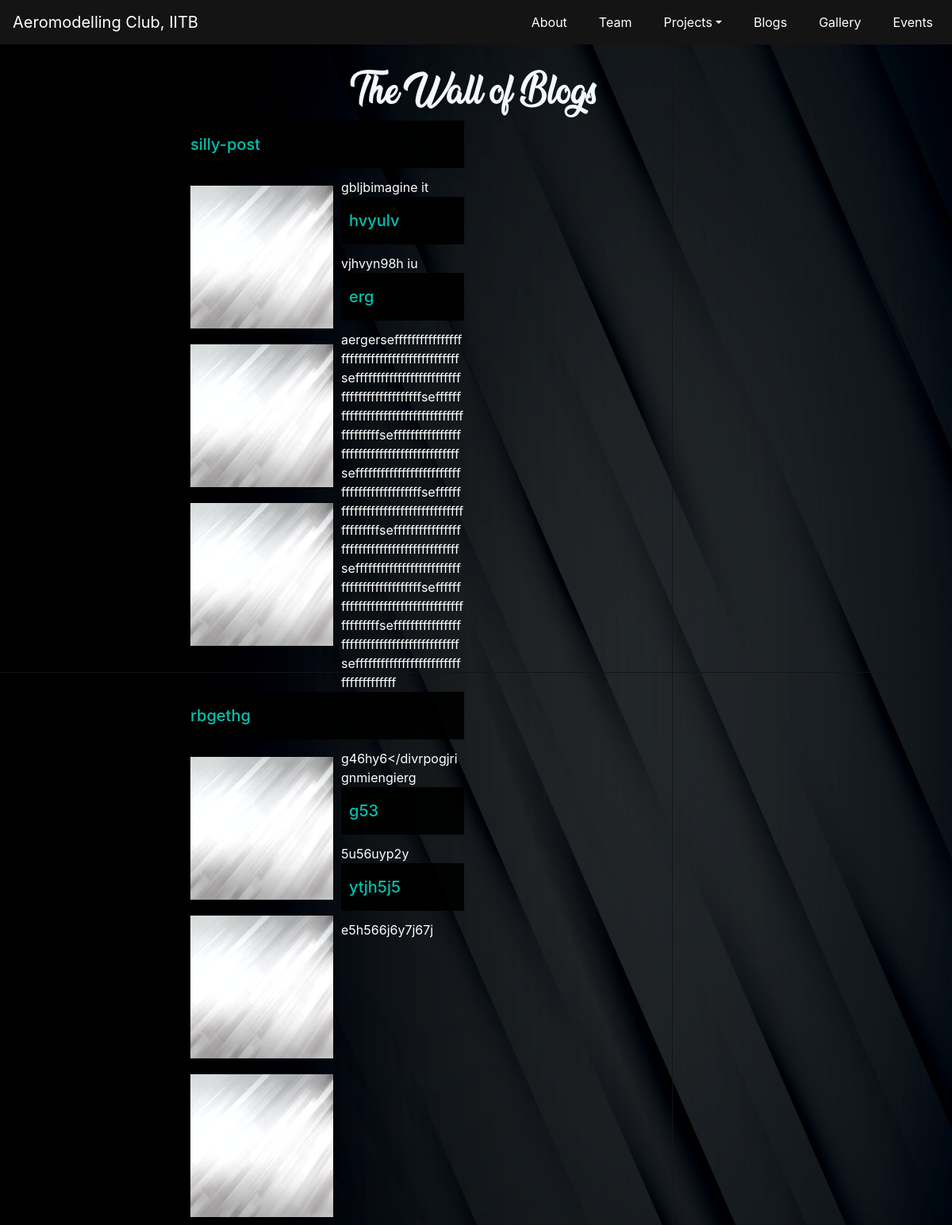
The app's page /blogs/ with its own data.
### aero/models.py (models this page shows)
class Blog(models.Model):
	title = models.CharField(max_length=30)
	content = models.TextField(max_length=500)
	paragraph1 = models.TextField()
	paragraph2 = models.TextField()
	paragraph3 = models.TextField()
	paragraph4 = models.TextField()
	paragraph5 = models.TextField()
	img = models.ImageField(upload_to = "images/")
	author = models.CharField(max_length=100)

### aero/views.py (the view)
# urls.py: url(r'blogs/$',views.blogs, name='blogs'),
def blogs(request):
    blogs = Blog.objects.all()
    return render(request, 'aero/blogs/allblogs.html', {'blogs':blogs})

### aero/templates/aero/blogs/allblogs.html (shortened to what this page needs)
{%load static%}
<html>
<head>
  <link rel="stylesheet" href="https://stackpath.bootstrapcdn.com/bootstrap/4.5.0/css/bootstrap.min.css">
    <link rel="stylesheet" href = "../../../static/aero/css/nav.css">
    <link rel="stylesheet" href = "../../../static/aero/css/blog.css">
</head>
<img src  = "../../../static/aero/css/images/blogbg.jpg" style = "width: 100%; height:100%; z-index: -999; position: fixed;">
<body class="background" >
  <nav class="navbar navbar-expand-lg navbar-dark bg-dark sticky-top">
    <a class="navbar-brand">Aeromodelling Club, IITB</a>
    <div class="navbar-collapse collapse" id="navbarsExample">
        <ul class="navbar-nav ml-auto">
            <li class="nav-item active">
                <a class="nav-link" href="#">About</a>
            </li>
            <li class="nav-item">
                <a class="nav-link" href="#">Team</a>
            </li>
            <li class="nav-item dropdown">
                <a class="nav-link dropdown-toggle" href="#" id="dropdown03" data-toggle="dropdown"
                    aria-haspopup="true" aria-expanded="false">Projects</a>
            </li>
            <li class="nav-item">
                <a class="nav-link" href="#">Blogs</a>
            </li>
            <li class="nav-item">
                <a class="nav-link" href="#">Gallery<span class="sr-only">(current)</span></a>
            </li>
            <li class="nav-item">
                <a class="nav-link" href="#">Events</a>
            </li>
        </ul>
    </div>
</nav>
<div class = "text-center">
        	<h1 class = "blogwall" style = "margin-top:40px; ">The Wall of Blogs</h1>
</div>
<div class = "container-fluid">
	<div class = "row">
	<div class = "col-2"></div>
	<div class = "col-8">
		{%for blog in blogs%}
		<div class = "col-lg-6">
				<div class = "card-body">
				<h5 class="card-title">{{ blog.title }}</h5>
				<img src="../../../static/aero/css/images/noimage.jpg" style = "height:15vw;width:15vw;float:left;clear:right;margin:10px;">
				<p class = "card-text" style="overflow:hidden; word-wrap: break-word;">
				{{ blog.author }}{{ blog.content}}</p>
				</div>
				</div>
		{%endfor%}
	</div>
	</div>
</div>
</body>
</html>

### aero/static/aero/css/nav.css (style rules this page uses)
.navbar { background-color: #141414 !important; }
.navbar .navbar-brand { color: white; transition-property: all !important; transition-duration: 0.4s !important; transition-timing-function: ease-in-out !important; }
.navbar .navbar-nav li a { color:white !important; margin-left: 2vw !important; transition-property: all !important; transition-duration: 0.4s !important ; transition-timing-function: ease-in-out; }

### aero/static/aero/css/blog.css (style rules this page uses)
.blogwall { font-family: wallblog; }
h1 { text-align: center; font: Regular 60px/24px Azonix; letter-spacing: 0px; color: #F1F9FF; opacity: 1; text-align:center !important; }
.background { top: 0px; left: 0px; width: 100%; height: 100%; background: #141414 0% 0% no-repeat padding-box; opacity: 1; }
.card-title { padding-left: 10px; display: flex; justify-content: start; align-items: center; background-color: rgba(0, 0, 0, 0.918); color: #03dac5e3; height: 60px; margin-top:0; }
.card-text { color: white; -moz-hyphens:auto; -ms-hyphens:auto; -webkit-hyphens:auto; hyphens:auto; word-wrap:break-word; }
.card-body { padding: 0; }
a { color: white; }

### records on screen
Blog: title "silly-post", author "gbljb", content "imagine it"
Blog: title "hvyulv", author "vjhv", content "yn98h iu"
Blog: title "erg", author "aerger", content "seffffffffffffffffffffffffffffffffffffffffffffseffffffffffffffffffffffffffffffffffffffffffffseffffffffffffffffffffffffffffffffffffffffffffseffffffffffffffffffffffffffffffffffffffffffffseffffffffffffffffffffffffffffffffffffffffffffseffffffffffffffffffffffffffffffffffffffffffffseffffffffffffffffffffffffffffffffffffffffffffseffffffffffffffffffffffffffffffffffffffffffffseffffffffffffffffffffffffffffffffffffffffffffseffffffffffffffffffffffffffffffffffffffffffffseffffffffffffffffffffffffffffffffffffff"
Blog: title "rbgethg", author "g46hy6", content "</divrpogjrignmiengierg"
Blog: title "g53", author "5u56u", content "yp2y"
Blog: title "ytjh5j5", author "e5h56", content "6j6y7j67j"
